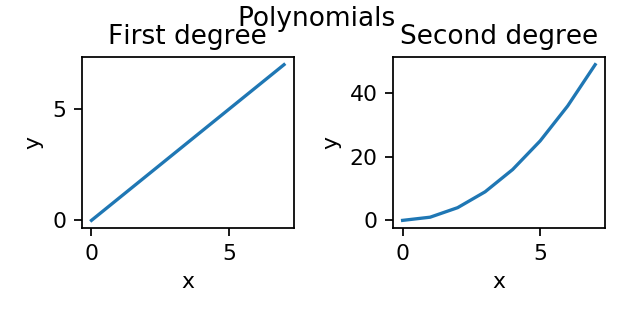

This figure's Python source:
#!/usr/bin/env python3

import numpy as np
import matplotlib.pyplot as plt
import sys

#import seaborn as sns; sns.set()

plt.rcParams["figure.dpi"]=158 # on laptop this was incorrectly set

fig, ax = plt.subplots(1,2, figsize=(4,2))
a=np.arange(8)
ax[0].plot(a)
ax[0].set_title("First degree")
ax[0].set_xlabel("x")
ax[0].set_ylabel("y")
ax[1].plot(a**2)
ax[1].set_title("Second degree")
ax[1].set_xlabel("x")
ax[1].set_ylabel("y")
fig.suptitle("Polynomials")
fig.set_tight_layout(True)
plt.subplots_adjust(top=0.95)
if len(sys.argv) == 1:
    plt.show()
else:
    filename = sys.argv[1]
    plt.savefig(filename)
#plt.savefig("example_figure.png")
